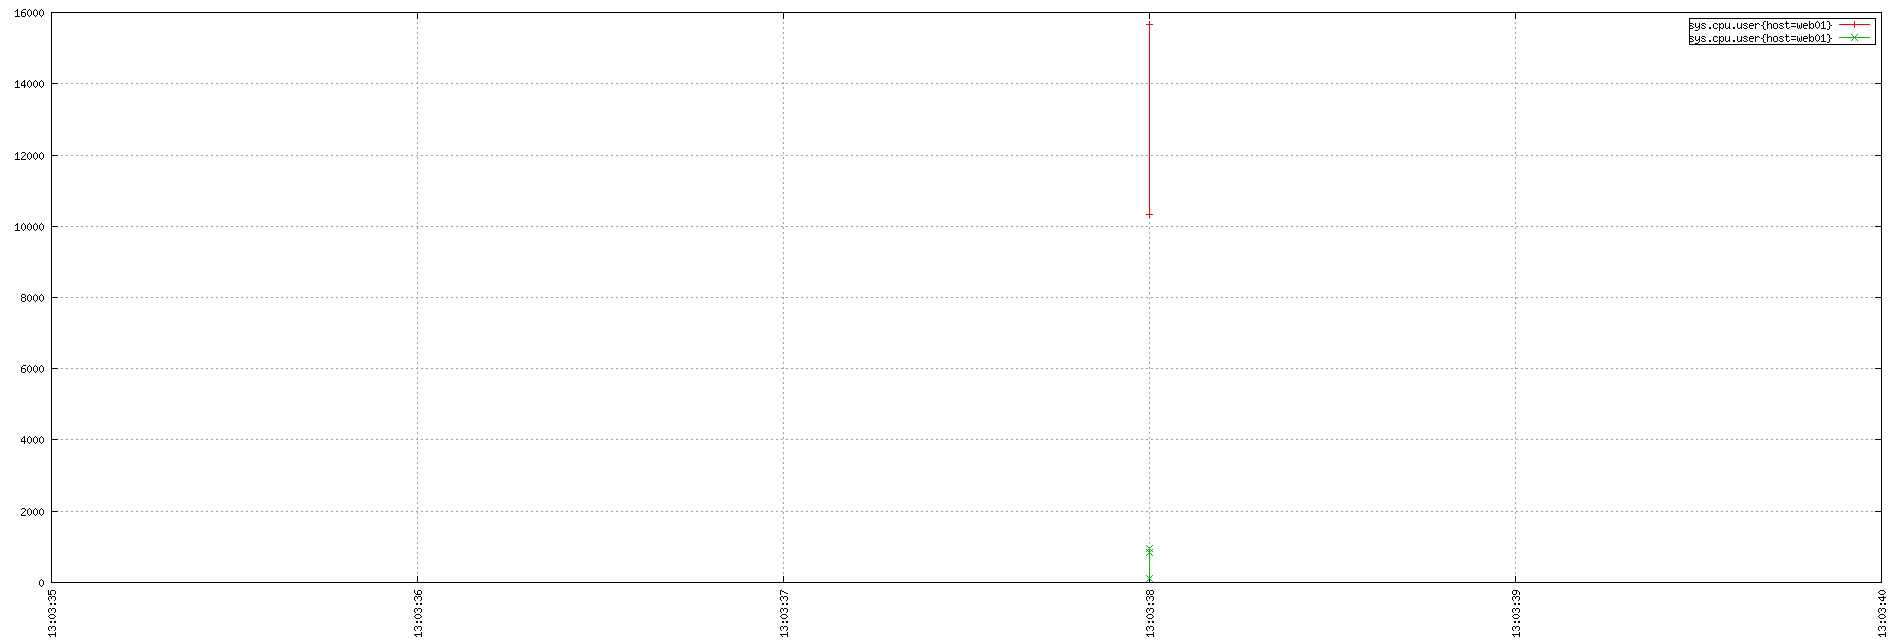

Generate this figure with gnuplot:
set term png small size 1900,644
set xdata time
set timefmt "%s"
if (GPVAL_VERSION < 4.6) set xtics rotate; else set xtics rotate right
set output "${TMPDIR-'tmp'}/tsd/b2522604.png"
set xrange ["1670245415":"1670245420"]
set format x "%H:%M:%S"
set grid
set style data linespoint
set key right box
set yrange [0:]
plot  "${TMPDIR-'tmp'}/tsd/b2522604_0.dat" using 1:2 title "sys.cpu.user{host=web01}", \
 "${TMPDIR-'tmp'}/tsd/b2522604_1.dat" using 1:2 title "sys.cpu.user{host=web01}"
